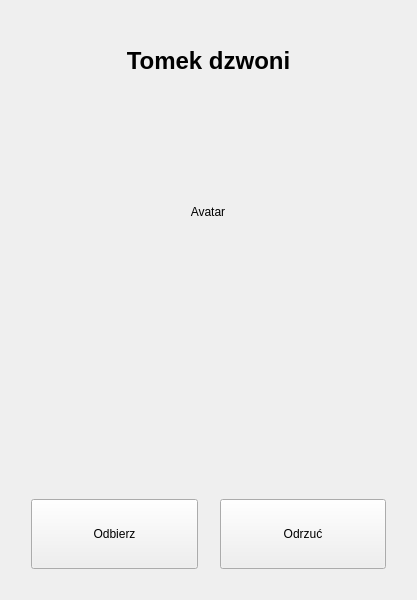
<?xml version="1.0" encoding="UTF-8"?>
<ui version="4.0">
 <class>InteractionInterfaceDialog</class>
 <widget class="QWidget" name="InteractionInterfaceDialog">
  <property name="geometry">
   <rect>
    <x>0</x>
    <y>0</y>
    <width>417</width>
    <height>600</height>
   </rect>
  </property>
  <property name="windowTitle">
   <string>Form</string>
  </property>
  <layout class="QVBoxLayout" name="verticalLayout">
   <item>
    <spacer name="vertical_spacer_1">
     <property name="orientation">
      <enum>Qt::Vertical</enum>
     </property>
     <property name="sizeType">
      <enum>QSizePolicy::Minimum</enum>
     </property>
     <property name="sizeHint" stdset="0">
      <size>
       <width>20</width>
       <height>20</height>
      </size>
     </property>
    </spacer>
   </item>
   <item>
    <layout class="QHBoxLayout" name="horizontal_layout_1">
     <item>
      <widget class="QLabel" name="rich_text_user_call">
       <property name="font">
        <font>
         <pointsize>15</pointsize>
        </font>
       </property>
       <property name="text">
        <string>&lt;html&gt;&lt;head/&gt;&lt;body&gt;&lt;p&gt;&lt;span style=&quot; font-size:18pt; font-weight:600;&quot;&gt;Tomek dzwoni&lt;/span&gt;&lt;/p&gt;&lt;/body&gt;&lt;/html&gt;</string>
       </property>
       <property name="alignment">
        <set>Qt::AlignCenter</set>
       </property>
      </widget>
     </item>
    </layout>
   </item>
   <item>
    <spacer name="vertical_spacer_2">
     <property name="orientation">
      <enum>Qt::Vertical</enum>
     </property>
     <property name="sizeType">
      <enum>QSizePolicy::Minimum</enum>
     </property>
     <property name="sizeHint" stdset="0">
      <size>
       <width>20</width>
       <height>40</height>
      </size>
     </property>
    </spacer>
   </item>
   <item alignment="Qt::AlignHCenter">
    <widget class="QLabel" name="label_avatar">
     <property name="minimumSize">
      <size>
       <width>150</width>
       <height>150</height>
      </size>
     </property>
     <property name="maximumSize">
      <size>
       <width>200</width>
       <height>200</height>
      </size>
     </property>
     <property name="text">
      <string>Avatar</string>
     </property>
     <property name="alignment">
      <set>Qt::AlignCenter</set>
     </property>
    </widget>
   </item>
   <item>
    <spacer name="vertical_pacer_3">
     <property name="orientation">
      <enum>Qt::Vertical</enum>
     </property>
     <property name="sizeType">
      <enum>QSizePolicy::Minimum</enum>
     </property>
     <property name="sizeHint" stdset="0">
      <size>
       <width>20</width>
       <height>40</height>
      </size>
     </property>
    </spacer>
   </item>
   <item>
    <layout class="QHBoxLayout" name="horizontal_layout_2">
     <item>
      <spacer name="horizontal_spacer_left_1">
       <property name="orientation">
        <enum>Qt::Horizontal</enum>
       </property>
       <property name="sizeHint" stdset="0">
        <size>
         <width>40</width>
         <height>20</height>
        </size>
       </property>
      </spacer>
     </item>
     <item>
      <widget class="QLabel" name="label_reject">
       <property name="sizePolicy">
        <sizepolicy hsizetype="Expanding" vsizetype="Expanding">
         <horstretch>0</horstretch>
         <verstretch>0</verstretch>
        </sizepolicy>
       </property>
       <property name="minimumSize">
        <size>
         <width>120</width>
         <height>120</height>
        </size>
       </property>
       <property name="maximumSize">
        <size>
         <width>120</width>
         <height>120</height>
        </size>
       </property>
       <property name="text">
        <string/>
       </property>
       <property name="pixmap">
        <pixmap>:/icon/low-signal-indicator.png</pixmap>
       </property>
       <property name="scaledContents">
        <bool>true</bool>
       </property>
       <property name="alignment">
        <set>Qt::AlignCenter</set>
       </property>
      </widget>
     </item>
     <item>
      <spacer name="horizontal_spacer_middle_1">
       <property name="orientation">
        <enum>Qt::Horizontal</enum>
       </property>
       <property name="sizeHint" stdset="0">
        <size>
         <width>40</width>
         <height>20</height>
        </size>
       </property>
      </spacer>
     </item>
     <item>
      <widget class="QLabel" name="label_accept">
       <property name="sizePolicy">
        <sizepolicy hsizetype="Expanding" vsizetype="Expanding">
         <horstretch>0</horstretch>
         <verstretch>0</verstretch>
        </sizepolicy>
       </property>
       <property name="minimumSize">
        <size>
         <width>120</width>
         <height>120</height>
        </size>
       </property>
       <property name="maximumSize">
        <size>
         <width>120</width>
         <height>120</height>
        </size>
       </property>
       <property name="text">
        <string/>
       </property>
       <property name="pixmap">
        <pixmap>:/icon/add-button.png</pixmap>
       </property>
       <property name="scaledContents">
        <bool>true</bool>
       </property>
       <property name="alignment">
        <set>Qt::AlignCenter</set>
       </property>
      </widget>
     </item>
     <item>
      <spacer name="horizontal_spacer_right_1">
       <property name="orientation">
        <enum>Qt::Horizontal</enum>
       </property>
       <property name="sizeHint" stdset="0">
        <size>
         <width>38</width>
         <height>18</height>
        </size>
       </property>
      </spacer>
     </item>
    </layout>
   </item>
   <item>
    <spacer name="vertical_spacer_4">
     <property name="orientation">
      <enum>Qt::Vertical</enum>
     </property>
     <property name="sizeType">
      <enum>QSizePolicy::Minimum</enum>
     </property>
     <property name="sizeHint" stdset="0">
      <size>
       <width>20</width>
       <height>40</height>
      </size>
     </property>
    </spacer>
   </item>
   <item>
    <layout class="QHBoxLayout" name="horizontal_layout_33">
     <property name="spacing">
      <number>2</number>
     </property>
     <item>
      <spacer name="horizontal_spacer_left_2">
       <property name="orientation">
        <enum>Qt::Horizontal</enum>
       </property>
       <property name="sizeType">
        <enum>QSizePolicy::Minimum</enum>
       </property>
       <property name="sizeHint" stdset="0">
        <size>
         <width>20</width>
         <height>20</height>
        </size>
       </property>
      </spacer>
     </item>
     <item>
      <widget class="QPushButton" name="push_button_accept">
       <property name="minimumSize">
        <size>
         <width>100</width>
         <height>70</height>
        </size>
       </property>
       <property name="text">
        <string>Odbierz</string>
       </property>
      </widget>
     </item>
     <item>
      <spacer name="horizontal_spacer_middle_2">
       <property name="orientation">
        <enum>Qt::Horizontal</enum>
       </property>
       <property name="sizeType">
        <enum>QSizePolicy::Minimum</enum>
       </property>
       <property name="sizeHint" stdset="0">
        <size>
         <width>20</width>
         <height>20</height>
        </size>
       </property>
      </spacer>
     </item>
     <item>
      <widget class="QPushButton" name="push_button_reject">
       <property name="minimumSize">
        <size>
         <width>100</width>
         <height>70</height>
        </size>
       </property>
       <property name="text">
        <string>Odrzuć</string>
       </property>
      </widget>
     </item>
     <item>
      <spacer name="horizontal_spacer_right_2">
       <property name="orientation">
        <enum>Qt::Horizontal</enum>
       </property>
       <property name="sizeType">
        <enum>QSizePolicy::Minimum</enum>
       </property>
       <property name="sizeHint" stdset="0">
        <size>
         <width>20</width>
         <height>20</height>
        </size>
       </property>
      </spacer>
     </item>
    </layout>
   </item>
   <item>
    <spacer name="verticalSpacer">
     <property name="orientation">
      <enum>Qt::Vertical</enum>
     </property>
     <property name="sizeType">
      <enum>QSizePolicy::Minimum</enum>
     </property>
     <property name="sizeHint" stdset="0">
      <size>
       <width>20</width>
       <height>20</height>
      </size>
     </property>
    </spacer>
   </item>
  </layout>
 </widget>
 <tabstops>
  <tabstop>push_button_accept</tabstop>
  <tabstop>push_button_reject</tabstop>
 </tabstops>
 <resources/>
 <connections/>
</ui>
